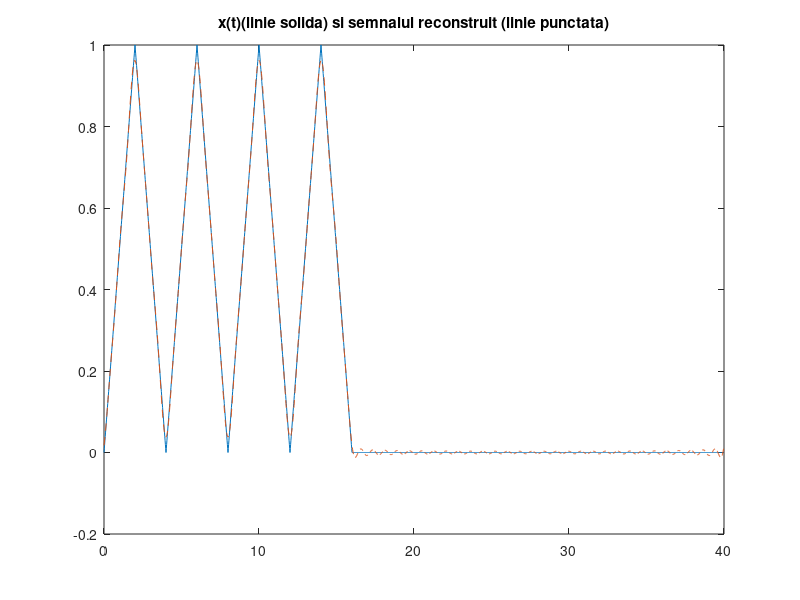
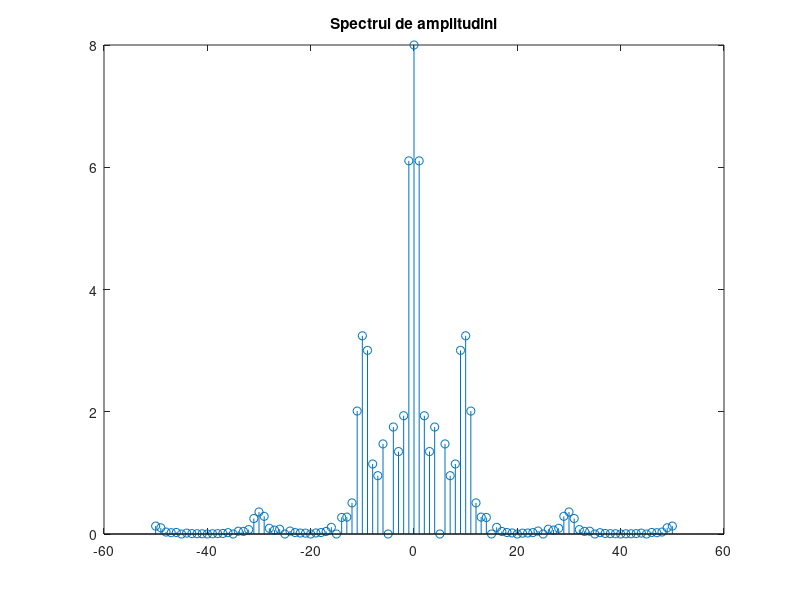

MATLAB code for these plots, in order:
P=40;%perioada
w0=2*pi/P;%pulsatia
N=50;%numarul de coeficienti                                                       
D=16;%durata semnalelor                                                        
t_i=0:0.02:D;%esantionarea semnalului initial

%generam semnalul triunghiular initial
x_i=sawtooth((pi/2)*t_i,0.5)/2+0.5; 
t=0:0.02:P;%esantionarea semnalului reconstruit
x = zeros(1,length(t));%initializarea vectorului x cu zerouri
x(t<=D)=x_i; %inlocuim valorile nule cu cele din semnalul initial, cu conditia t<=D

%afisam semnalul x(t)
figure(1);
plot(t,x);
title('x(t)(linie solida) si semnalul reconstruit (linie punctata)');
hold on;

for k=-N:N%variabilia dupa care se face suma
x_t=x_i;%x_t este semnalul realizat cu formula SF
x_t=x_t.*exp(-j*k*w0*t_i);%vectorul ce trebuie integrat
X(k+N+1)=0;%initializarea 
    for i=1: length(t_i)-1
    X(k+N+1)=X(k+N+1)+(t_i(i+1)-t_i(i))*(x_t(i)+x_t(i+1))/2;%integrare folosind metoda dreptunghiurilor
    end
end

for i=1:length(t)
x_r(i)=0;%initializarea elementelor vectorului reconstruit x_r
    for k=-N:N
    x_r(i)=x_r(i)+(1/P)*X(k+N+1)*exp(j*k*w0*t(i));% calcularea sumei
    end
end

plot(t,x_r,'--');%afisarea semnalului reconstruit cu linie punctata
figure(2);
w=-50:50;%generarea vectorului de pulsatii corespunzatoare coeficientilor Xk
stem(w,abs(X));%afisarea spectrului de amplitudini
title('Spectrul de amplitudini')

%Semnalul periodic poate fi descris ca o suma de cos si sin, inmultite
%cu coeficienti corespunzatori, cei din urma constituind spectrul.
%Semnalul reconstruit are aproape aceeasi forma cu cel initial, avand o
%marja de eroare din cauza folosirii unui numar finit de coeficienti. Pe 
%masura ce folosim mai multi coeficienti ai seriei Fourier, semnalul 
%reconstruit se apropie din ce in ce mai mult de semnalul initial.